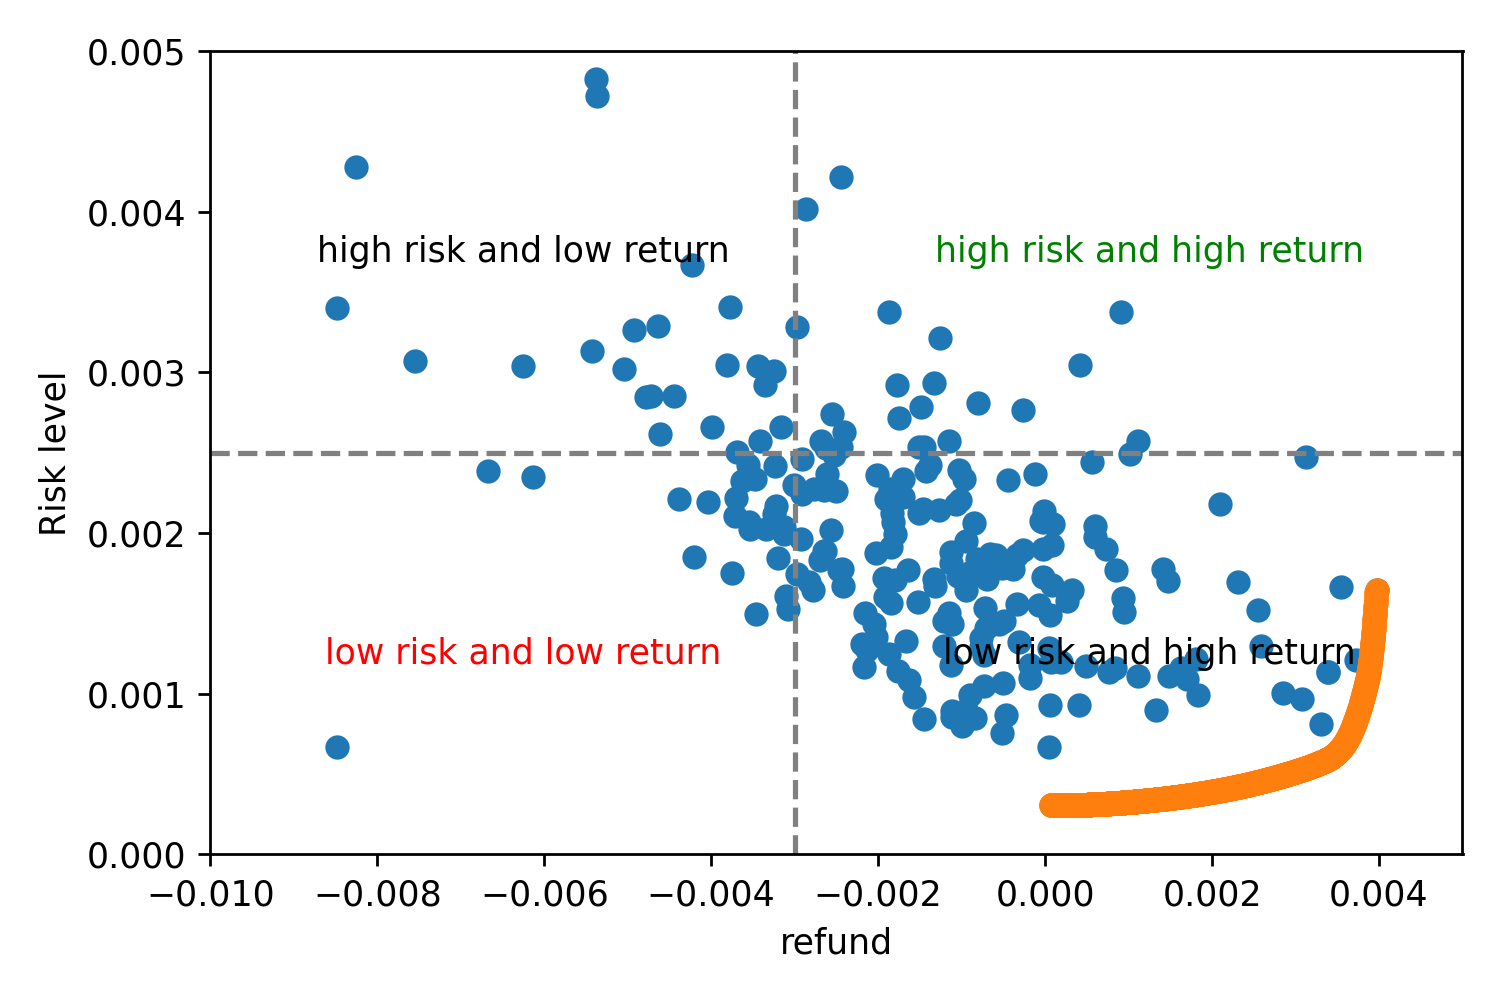

This figure's Python source:
import matplotlib.pyplot as plt
import pandas as pd

"""
Given a set of 2000 investment portfolios described by (Mean)
and risk (Variance) and a set of 225 instruments included in
composition of portfolios also described with return and risk I've done the following
steps:
load the data available in the file and then draw based on them
scatterplot for assets and portfolios.
use text labels to mark on the chart: high-risk area
and high return, low risk and low return area,
the neighborhood of Sharpe's portfolio (the area can be indicated by dividing the range
returns in half and taking the center of that as the reference point
scope);
mark the 500 portfolios with the lowest return in green;
use red to mark the 500 portfolios with the highest return;
save the drawing to a file.
"""
# Financial instruments - assets; financial portfolios - Pareto Front

data_A = pd.read_csv('assets.txt')
data_PF = pd.read_csv('Pareto Front.txt')

# Financial instruments
seria = data_A["Mean"] 
x1 = seria.tolist()
seria = data_A["Variance"] 
y1 = seria.tolist()

# financial portfolios
seria = data_PF["Mean"] 
x2 = seria.tolist()
seria = data_PF["Variance"] 
y2 = seria.tolist()


figure, axes = plt.subplots()
figure.set_dpi(100)
figure.tight_layout()

axes.scatter(x1, y1)
axes.scatter(x2, y2)
axes.set(xlim=(-0.01, 0.005), ylim=(0, 0.005))

axes.set_xlabel('refund')
axes.set_ylabel('Risk level')

axes.axhline(y=0.0025, color='gray', linestyle='--')
axes.axvline(x=-0.003, color='gray', linestyle='--')


axes.text(0.25, 0.25, 'low risk and low return',
        horizontalalignment='center',
        verticalalignment='center',
        fontsize=10, color='red',
        transform=axes.transAxes)


axes.text(0.75, 0.75, 'high risk and high return',
        horizontalalignment='center',
        verticalalignment='center',
        fontsize=10, color='green',
        transform=axes.transAxes)

axes.text(0.25, 0.75, 'high risk and low return',
        horizontalalignment='center',
        verticalalignment='center',
        fontsize=10, color='black',
        transform=axes.transAxes)

axes.text(0.75, 0.25, 'low risk and high return',
        horizontalalignment='center',
        verticalalignment='center',
        fontsize=10, color='black',
        transform=axes.transAxes)

plt.tight_layout()
plt.savefig('Example_3', dpi=(250))
plt.show()